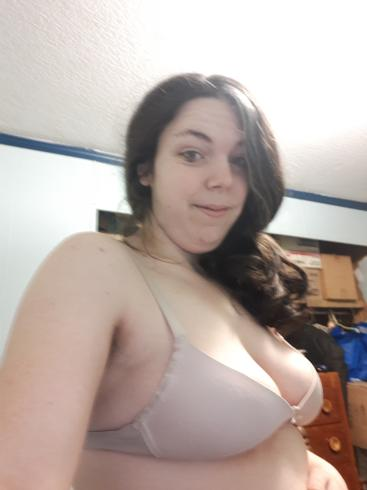
#> input picture exercises/python_doodles/datamosher/20191225_185642.jpg, 367 x 490 px
$ python alpha_paste.py 20191225_185642.jpg SORTEDtest.jpg
#> lines starting #> are read from the running program, lines starting #| are printed output that depends on the picture
from random import randint

import argparse

from PIL import Image


def main(args):
    img = Image.open(args.file1)
#> img is the input picture: PIL image 367x490 RGB; mean R, G, B 184.6, 170.5, 164.3
    w, h = img.size
#> w = 367; h = 490
    foreground = Image.new('RGBA', size=(w, h))
#> foreground: PIL image 367x490 RGBA; every value is 0
    background = Image.open(args.file2)
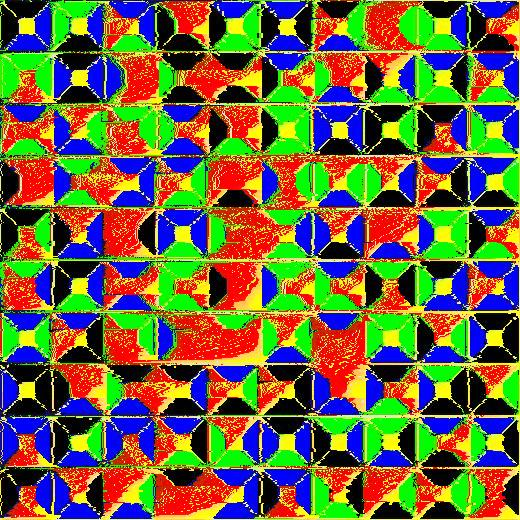
#> input picture exercises/python_doodles/datamosher/SORTEDtest.jpg, 520 x 520 px
#> background is the input picture: PIL image 520x520 RGB; mean R, G, B 107.4, 102.6, 66.9
    pixels = list(img.getdata())
#> pixels = 179830 items
    new_pixels = list(foreground.getdata())
#> new_pixels = 179830 items
    for i, p in enumerate(pixels):
        new_pixels[i] = (p[0], p[1], p[2], 175)
#> this loop made 179830 passes
#> p on passes 1 to 3: (212, 202, 200), (214, 204, 202), (216, 206, 204)
    foreground.putdata(new_pixels)
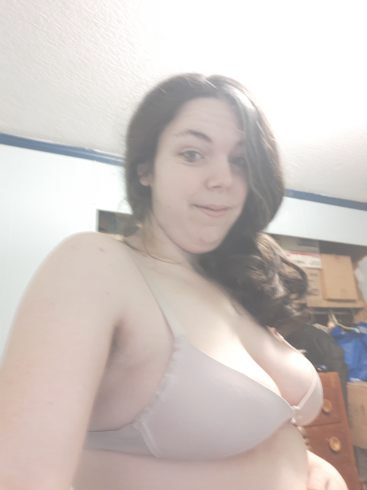
#> foreground: PIL image 367x490 RGBA; mean R, G, B, A 184.6, 170.5, 164.3, 175; transparent parts drawn white
    background.paste(foreground, (0, 0), foreground)
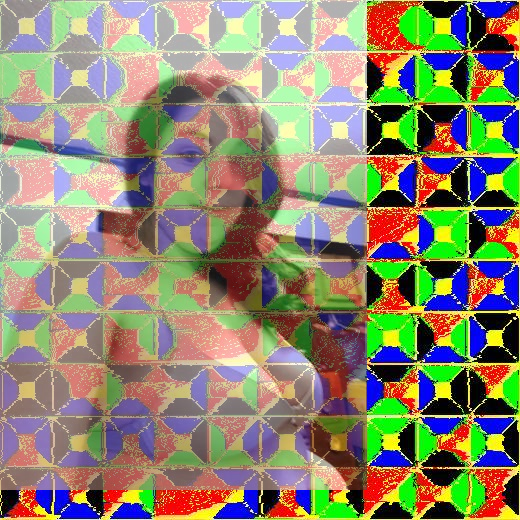
#> background: PIL image 520x520 RGB; mean R, G, B 141, 134.8, 111.3
    background.save('fuzzed.png')
    background.show()


if __name__ == "__main__":
    parser = argparse.ArgumentParser()

    # Required positional argument
    parser.add_argument("file1", help="Filename to process")
    parser.add_argument("file2", help="Filename to process")
    arguments = parser.parse_args()
    main(arguments)
